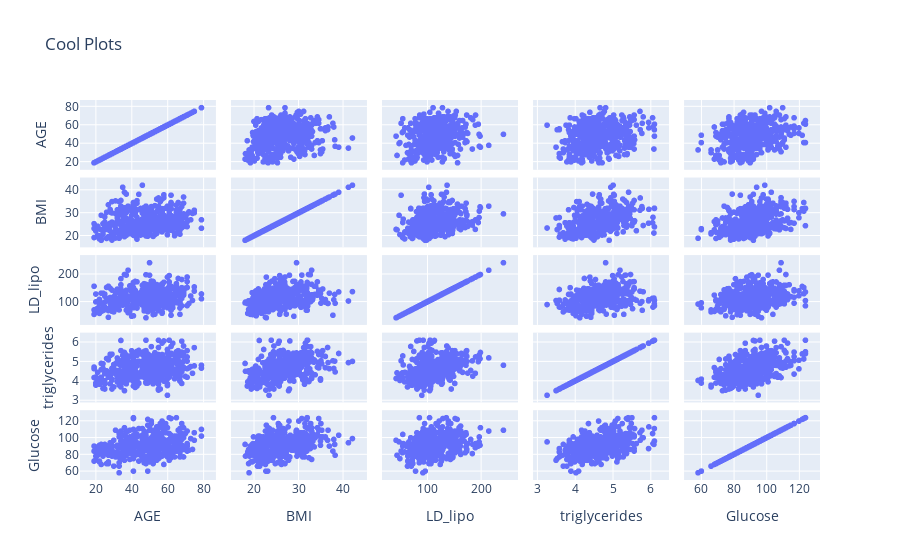

The cell this chart's notebook holds for it:
### Markdown cell above
&#9989; **(6 pt):** Draw a scatter matrix plot of the data with the variables: **AGE, BMI, LD_lipo, triglycerides, and Glucose.** Make sure to include a title for your plot. (**Note** It may be useful to use Google to help you find relevant documentation.)

### Code cell
## Put your code here
fig = px.scatter_matrix(sas,
    dimensions=["AGE", "BMI", "LD_lipo", "triglycerides", "Glucose"],
    title = "Cool Plots")
fig.show()

### Figure 1 — Plotly figure (JSON) as saved in the notebook; plotly's stock layout.template omitted (floating-point values rounded to 4 significant figures; data arrays with more than 128 entries replaced by an {"elided": "..."} marker saying what was removed)
{"data": [{"dimensions": [{"axis": {"matches": true}, "label": "AGE", "values": {"elided": "442 int values"}}, {"axis": {"matches": true}, "label": "BMI", "values": {"elided": "442 float values"}}, {"axis": {"matches": true}, "label": "LD_lipo", "values": {"elided": "442 float values"}}, {"axis": {"matches": true}, "label": "triglycerides", "values": {"elided": "442 float values"}}, {"axis": {"matches": true}, "label": "Glucose", "values": {"elided": "442 int values"}}], "hovertemplate": "%{xaxis.title.text}=%{x}<br>%{yaxis.title.text}=%{y}<extra></extra>", "legendgroup": "", "marker": {"color": "#636efa", "symbol": "circle"}, "name": "", "showlegend": false, "type": "splom"}], "layout": {"dragmode": "select", "legend": {"tracegroupgap": 0}, "title": {"text": "Cool Plots"}}}
